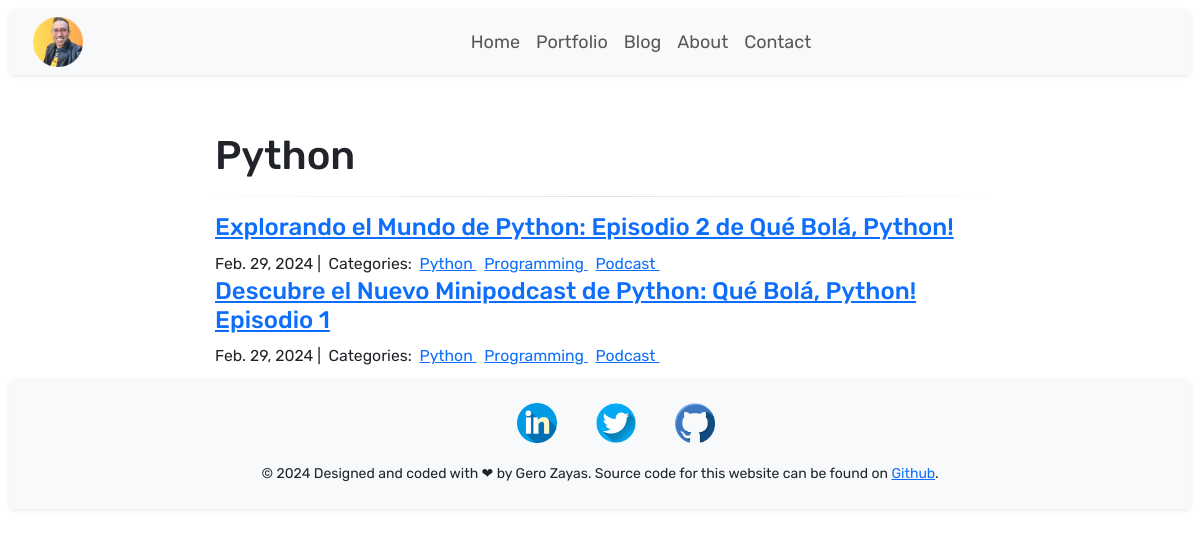
The page /blog/Python/ on the database its author committed.
### blog/models.py (models this page shows, shortened)
class Category(models.Model):
    class Meta:
        verbose_name_plural = "Categories"
        verbose_name = "Category"
    name = models.CharField(max_length=20)

class Post(models.Model):
    name = models.CharField(max_length=255)
    body = RichTextField(blank=True, null=True)
    slug = models.SlugField(null=True, blank=True, max_length=255)
    created_on = models.DateTimeField(auto_now_add=True)
    last_modified = models.DateTimeField(auto_now=True)
    categories = models.ManyToManyField("Category", related_name="posts")
    image = models.ImageField(upload_to="static/images/")
    is_active = models.BooleanField(default=True)

### blog/views.py (the view)
# urls.py: path("<category>/", views.blog_category, name="blog_category"),
def blog_category(request, category):
    posts = Post.objects.filter(categories__name__contains=category).order_by(
        "-created_on"
    )
    context = {"category": category, "posts": posts}
    return render(request, "blog/blog_category.html", context)

### blog/templates/blog/blog_category.html
{% extends 'home/base.html' %}
{% load static %}
{%block blog %}
<div class="col-md-8 offset-md-2">
    <h1>{{ category | title }}</h1>
    <hr>
    {% for post in posts %}
    <h4><a href="{% url 'blog_detail' post.pk%}">{{ post.name }}</a></h4>
    <small>
        {{ post.created_on.date }} |&nbsp;
        Categories:&nbsp;
        {% for category in post.categories.all %}
        <a href="{% url 'blog_category' category.name %}">
            {{ category.name }}
        </a>&nbsp;
        {% endfor %}
    </small>
    {% endfor %}
</div>
{% endblock blog %}

### static/css/main.css (style rules this page uses)
body { font-size: large; }
div { padding: 0.5em; margin: auto; width: auto; flex-direction: row; justify-content: center; }
hr { border: 0; height: 1px; background-image: -webkit-linear-gradient(left, #f0f0f0, #8c8b8b, #f0f0f0); background-image: -moz-linear-gradient(left, #f0f0f0, #8c8b8b, #f0f0f0); background-image: -ms-linear-gradient(left, #f0f0f0, #8c8b8b, #f0f0f0); background-image: -o-linear-gradient(left, #f0f0f0, #8c8b8b, #f0f0f0); }

### home/templates/home/base.html (style rules this page uses)
div { max-width: 1200px !important; }

### rows shown on the page
Category: name "Python"
Post: name "Explorando el Mundo de Python: Episodio 2 de Qué Bolá, Python!", created_on "Feb. 29, 2024"
Category: name "Programming"
Category: name "Podcast"
Post: name "Descubre el Nuevo Minipodcast de Python: Qué Bolá, Python! Episodio 1", created_on "Feb. 29, 2024"
